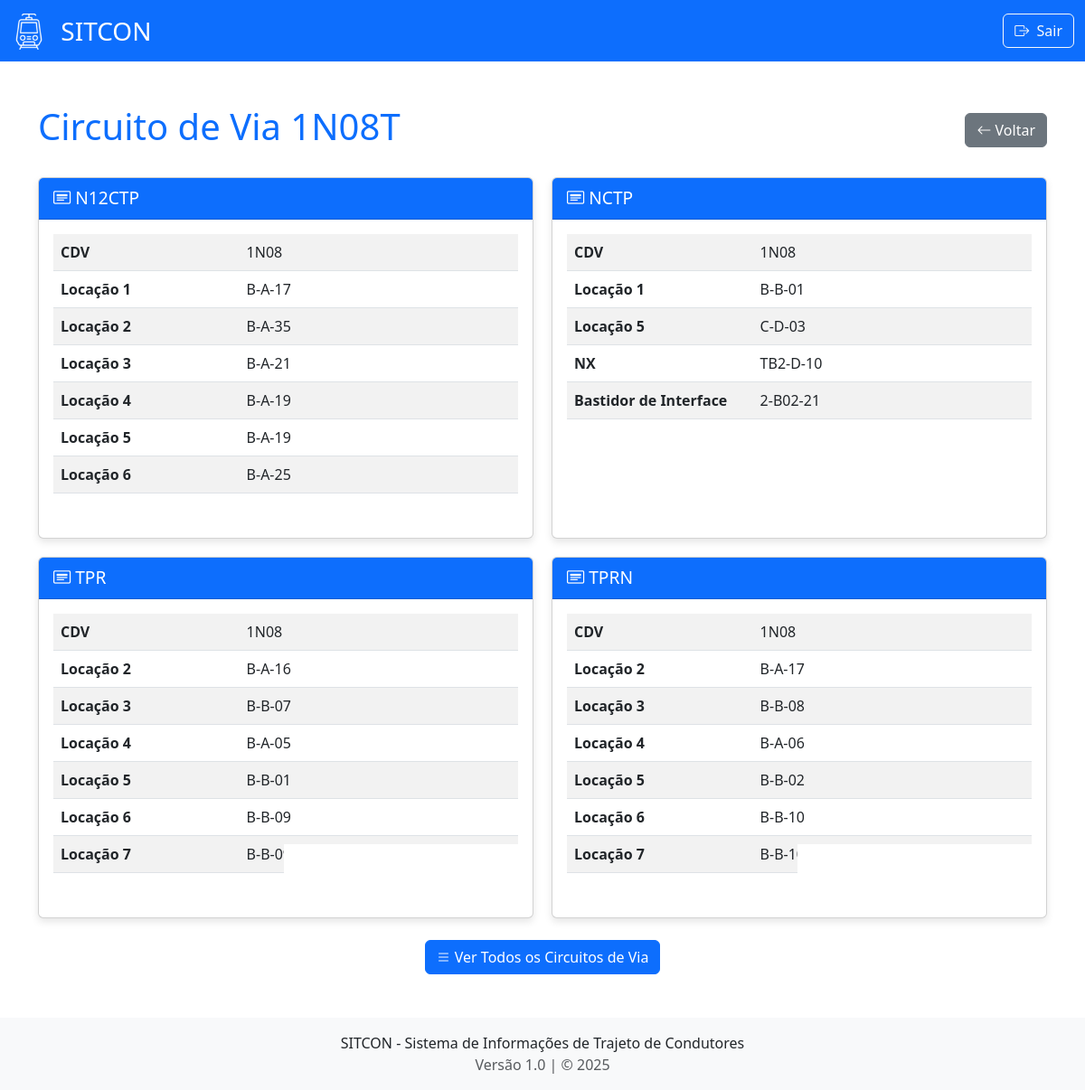
/cdv/1N08 (signed in), run on the app's committed database.
### models.py (models this page shows, shortened)
class CDV(db.Model):
    __tablename__ = 'cdv'
    idcdv = db.Column(db.String(5), primary_key=True)
    tipo = db.Column(db.String(6), primary_key=True)
    L1 = db.Column(db.String(8), nullable=True)
    L2 = db.Column(db.String(8), nullable=True)
    L3 = db.Column(db.String(8), nullable=True)
    L4 = db.Column(db.String(8), nullable=True)
    L5 = db.Column(db.String(8), nullable=True)
    L6 = db.Column(db.String(8), nullable=True)
    L7 = db.Column(db.String(8), nullable=True)
    L8 = db.Column(db.String(8), nullable=True)
    L9 = db.Column(db.String(8), nullable=True)
    L10 = db.Column(db.String(8), nullable=True)
    tower = db.Column(db.String(8), nullable=True)
    interface = db.Column(db.String(8), nullable=True)
    L14 = db.Column(db.String(8), nullable=True)
    L15 = db.Column(db.String(8), nullable=True)
    L16 = db.Column(db.String(8), nullable=True)
    L18 = db.Column(db.String(8), nullable=True)
    L17 = db.Column(db.String(8), nullable=True)
    L20 = db.Column(db.String(8), nullable=True)
    L21 = db.Column(db.String(8), nullable=True)
    L22 = db.Column(db.String(8), nullable=True)
    L23 = db.Column(db.String(8), nullable=True)

### app.py (the view)
@app.route('/cdv/<cdv_id>')
def cdv_detail(cdv_id):
    if not session.get('logado'):
        return redirect(url_for('login'))
    TRADUCAO_CAMPOS = {
        'idcdv': 'CDV',
        'tipo': 'Tipo',
        'L1': 'Locação 1',
        'L2': 'Locação 2',
        'L3': 'Locação 3',
        'L4': 'Locação 4',
        'L5': 'Locação 5',
        'L6': 'Locação 6',
        'L7': 'Locação 7',
        'L8': 'Locação 8',
        'L9': 'Locação 9',
        'L10': 'Locação 10',
        'tower': 'NX',
        'interface': 'Bastidor de Interface',
        'L14': 'Locação 14',
        'L15': 'Locação 15',
        'L16': 'Locação 16',
        'L18': 'Locação 18',
        'L17': 'Locação 17',
        'L20': 'Locação 20',
        'L21': 'Locação 21',
        'L22': 'Locação 22',
        'L23': 'Locação 23'
    }
    registros = CDV.query.filter_by(idcdv=cdv_id).all()
    if not registros:
        flash(f'CDV {cdv_id} não encontrado', 'warning')
        return redirect(url_for('cdv'))
    dados = []
    for registro in registros:
        campos_registro = {}
        for coluna in CDV.__table__.columns:
            nome_original = coluna.name
            nome_amigavel = TRADUCAO_CAMPOS.get(nome_original, nome_original)
            valor = getattr(registro, nome_original)
            if valor not in [None, '']:
                campos_registro[nome_amigavel] = valor
        dados.append(campos_registro)
    return render_template('cdv_detail.html',
                         cdv_id=cdv_id,
                         registros=dados)

### templates/cdv_detail.html (shortened to what this page needs)
<!DOCTYPE html>
<html lang="pt-BR">
  <head>
    <link
      href="https://cdn.jsdelivr.net/npm/bootstrap@5.3.0/dist/css/bootstrap.min.css"
      rel="stylesheet"
    />
    <link
      rel="stylesheet"
      href="https://cdn.jsdelivr.net/npm/bootstrap-icons@1.10.0/font/bootstrap-icons.css"
    />
  </head>
  <body>
    <nav class="navbar bg-primary navbar-dark">
      <div class="container-fluid">
        <a class="navbar-brand" href="/sitcon" style="font-size: 28px">
          <img
            src="{{ url_for('static', filename='images/train3.png') }}"
            alt="Logo SITCON"
            width="40"
            height="40"
            class="d-inline-block align-text-top me-2"
          />
          SITCON
        </a>
        <div class="d-flex">
          <a href="{{ url_for('logout') }}" class="btn btn-outline-light">
            <i class="bi bi-box-arrow-right me-1"></i> Sair
          </a>
        </div>
      </div>
    </nav>
    <div class="container mt-5">
      <div class="d-flex justify-content-between align-items-center mb-4">
        <h1 class="text-primary">Circuito de Via {{ cdv_id }}T</h1>
        <a href="/cdv" class="btn btn-secondary">
          <i class="bi bi-arrow-left"></i> Voltar
        </a>
      </div>
      <div class="registro-grid">
        {% for registro in registros %}
        <div class="card">
          <div class="card-header bg-primary text-white">
            <i class="bi bi-card-heading"></i>
            {{ registro.pop('Tipo', 'Configuração ' + loop.index|string) }}
          </div>
          <div class="card-body">
            <div class="table-responsive">
              <table class="table table-striped">
                <tbody>
                  {% if registro %}
                    {% for nome, valor in registro.items() %}
                      {% if nome != 'tipo' %}
                      <tr>
                        <td width="40%"><strong>{{ nome }}</strong></td>
                        <td>{{ valor }}</td>
                      </tr>
                      {% endif %}
                    {% endfor %}
                  {% else %}
                    <tr>
                      <td colspan="2" class="text-center">Nenhum dado disponível</td>
                    </tr>
                  {% endif %}
                </tbody>
              </table>
            </div>
          </div>
        </div>
        {% endfor %}
      </div>
      <div class="text-center mt-4">
        <a href="/cdv" class="btn btn-primary">
          <i class="bi bi-list"></i> Ver Todos os Circuitos de Via
        </a>
      </div>
    </div>
    <footer class="mt-5 py-3 bg-light">
      <div class="container text-center">
        <p class="mb-0">SITCON - Sistema de Informações de Trajeto de Condutores</p>
        <p class="mb-0 text-muted">Versão 1.0 | &copy; 2025</p>
      </div>
    </footer>
  </body>
</html>

### templates/cdv_detail.html (style rules this page uses)
.card-header { font-size: 1.2rem; }
.card { box-shadow: 0 4px 8px rgba(0, 0, 0, 0.1); height: 100%; margin-bottom: 20px; }
.table-responsive { max-height: 300px; overflow-y: auto; }
.registro-grid { display: grid; grid-template-columns: repeat(2, 1fr); gap: 20px; }

### data on the page
CDV: pop "N12CTP", nome "CDV", idcdv "1N08", nome "Locação 1", L1 "B-A-17", nome "Locação 2", L2 "B-A-35", nome "Locação 3", L3 "B-A-21", nome "Locação 4", L4 "B-A-19", nome "Locação 5", L5 "B-A-19", nome "Locação 6", L6 "B-A-25"
CDV: pop "NCTP", nome "CDV", idcdv "1N08", nome "Locação 1", L1 "B-B-01", nome "Locação 5", L5 "C-D-03", nome "NX", tower "TB2-D-10", nome "Bastidor de Interface", interface "2-B02-21"
CDV: pop "TPR", nome "CDV", idcdv "1N08", nome "Locação 2", L2 "B-A-16", nome "Locação 3", L3 "B-B-07", nome "Locação 4", L4 "B-A-05", nome "Locação 5", L5 "B-B-01", nome "Locação 6", L6 "B-B-09", nome "Locação 7", L7 "B-B-09"
CDV: pop "TPRN", nome "CDV", idcdv "1N08", nome "Locação 2", L2 "B-A-17", nome "Locação 3", L3 "B-B-08", nome "Locação 4", L4 "B-A-06", nome "Locação 5", L5 "B-B-02", nome "Locação 6", L6 "B-B-10", nome "Locação 7", L7 "B-B-10"

### other printed values
{{ cdv_id }} "1N08"
